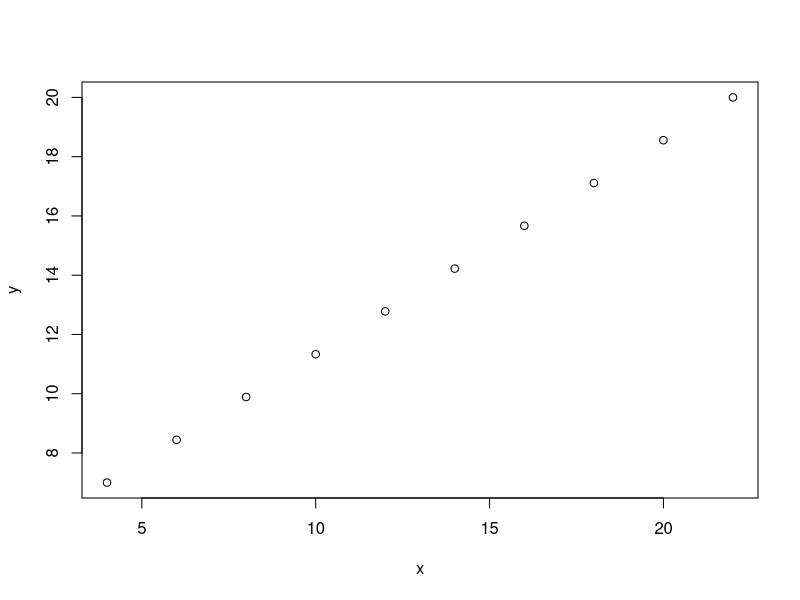
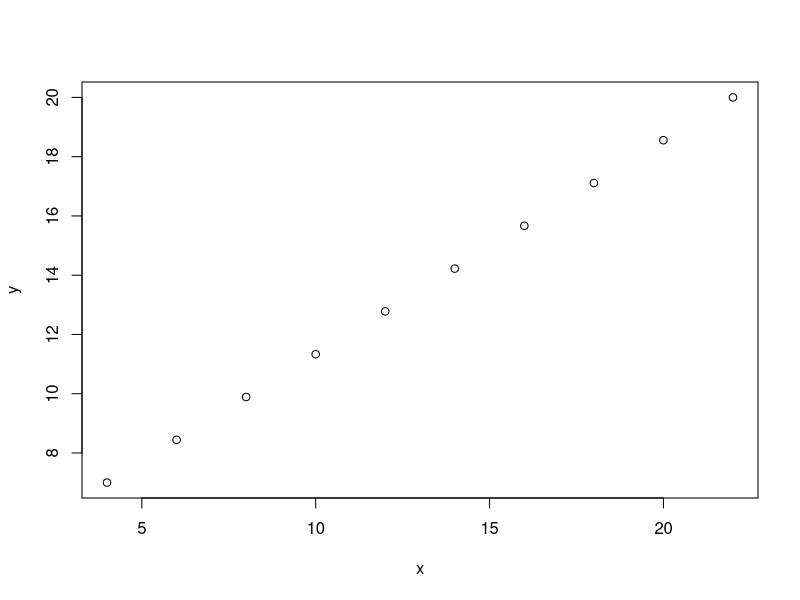
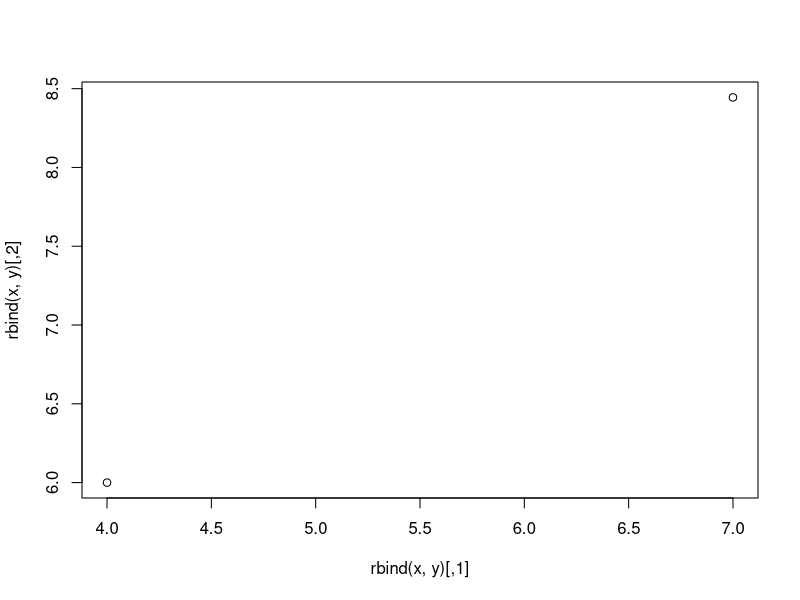
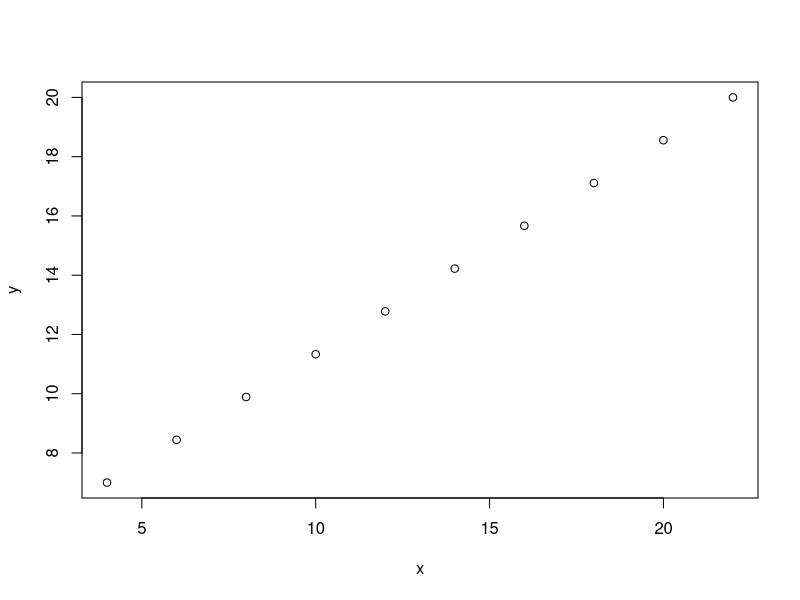
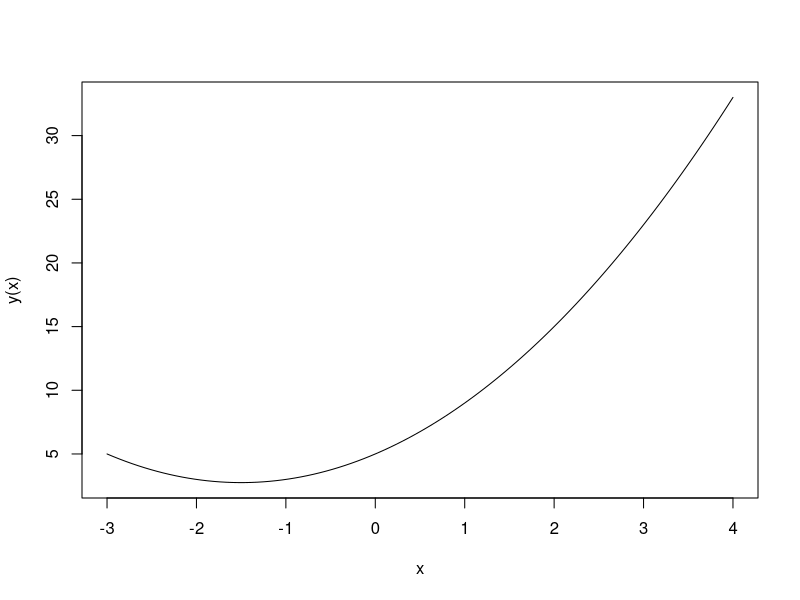

These charts were generated, in order, by the following R code:
#kalkulator
a=2+2
print(a)

#Zadanie1

#-2.449213e-16 traktujemy jak 0
sin(2*pi)
cos(3/4)
tan(pi)

#można z base=podstawa, ale można też po prostu po przecinku (somyślnie base=exp(1))
log(100,10)
log(15)
log(1/7,7)

exp(3)
64^(1/3)

#Zadanie2
vector = seq(1,10,1)
sum(vector)

#Zadanie3
x=seq(2,20,2)
length(x)
y=rev(x) #odwracanie wektora / inny sposób -> y=seq(20,2,-2)
x*x
x^2
sqrt(sum(x^2)) #odległość euklidesowa
t(x)%*%y #wynikiem jest liczba
x%*%t(y) #wynikiem jest macierz

#Zadanie4
seq(5,10,length=13)

#Zadanie5
z1=rep(c(1,2),times=5)
z2=rep(c(1,2),each=5)

z1+4 #dodawanie wartości do każdego elementu

z3=z2[-length(z2)]

c=z1+z3 #niepoprawny wynik dodawania

z4=z1[z1>1]
  
#Zadanie6
a=c(1,3,6,2,7,4)
a[which.min(a)] #wartość najmniejsza
which.min(a) #indeks najmniejszej wartości
a[a<=4] #scam, to nie indeksy

sum(a)
sum(a^2)
length(a)

a[3]
b=a[-(4)] #wektor a bez czwartej składowej

#Zadanie7
w1=c(2,3,0)
w2=c(1,-1,2)
w3=c(1,1,-1)
A=rbind(w1,w2,w3)

A^2
A%*%A

t(A) #transformacja
det(A) #wyznacznik
solve(A) #macierz odwrotna

b=A[3,] #tylko trzeci wiersz macierzy

#Zadanie8
x=seq(4,22,length=10)
y=seq(7,20,length=10)

plot(x,y)

plot(data.frame(x,y))

plot(rbind(x,y))

plot(cbind(x,y))

#Zadanie9
y=function(x){x^2+3*x+5}
curve(y,-3,4) #wykresy funkcji zmiennych losowych typu ciągłego
